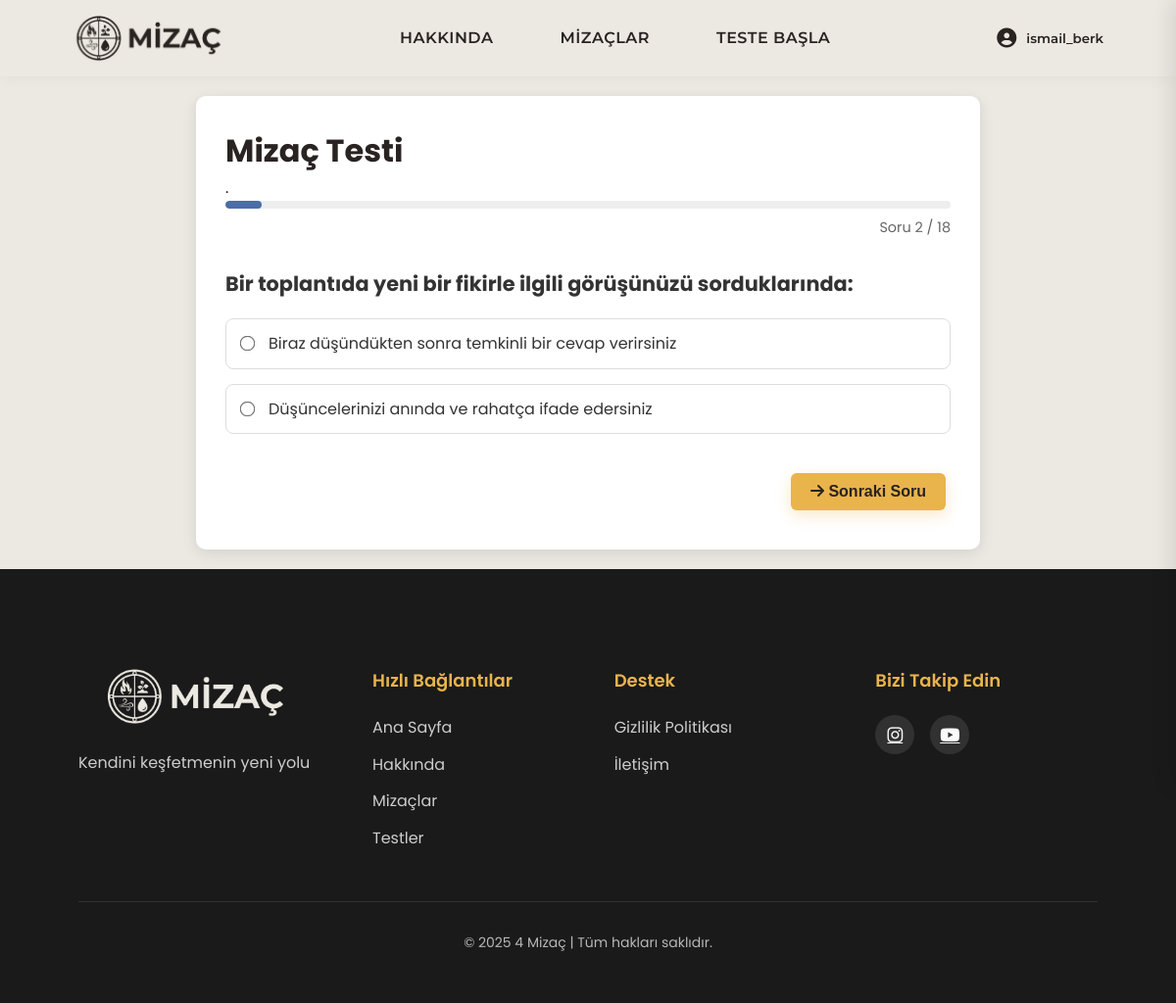
The app's page /testing_algorithm/tests/1/1/ (signed in) with its own data.
### testing_algorithm/models.py (models this page shows, shortened)
class Test(models.Model):
    title = models.CharField(max_length=200)
    description = models.TextField()

class Question(models.Model):
    test = models.ForeignKey(Test, on_delete=models.CASCADE, related_name='questions')
    text = models.TextField()
    QUESTION_TYPE_CHOICES = [
        ('WARM', 'Sıcak/Soğuk Sorusu'),
        ('WARM_MOIST', 'Sıcak Mizaçlar için Nemli/Kuru Sorusu'),
        ('COLD_MOIST', 'Soğuk Mizaçlar için Nemli/Kuru Sorusu'),
    ]
    question_type = models.CharField(max_length=10, choices=QUESTION_TYPE_CHOICES, default='WARM')
    order = models.PositiveIntegerField(default=0)

class Choice(models.Model):
    question = models.ForeignKey(Question, on_delete=models.CASCADE, related_name='choices')
    text = models.CharField(max_length=200)
    warm_score = models.IntegerField(default=0)  # Sıcak puanı
    cold_score = models.IntegerField(default=0)  # Soğuk puanı
    moist_score = models.IntegerField(default=0)  # Nemli puanı
    dry_score = models.IntegerField(default=0)   # Kuru puanı

### testing_algorithm/views.py (the view, shortened to what this page needs)
# urls.py: path('tests/<int:test_id>/<int:question_index>/', views.take_test, name='take_test'),
@login_required
def take_test(request, test_id, question_index=0):
    test = get_object_or_404(Test, id=test_id)
    if 'test_phase' not in request.session:
        request.session['test_phase'] = 'WARM'
        request.session['warm_score'] = 0
        request.session['cold_score'] = 0
        request.session['moist_score'] = 0
        request.session['dry_score'] = 0
        request.session['test_answers'] = {}
        request.session.modified = True
    warm_questions = list(test.questions.filter(question_type='WARM').order_by('order'))
    warm_questions_count = len(warm_questions)
    warm_moist_questions = list(test.questions.filter(question_type='WARM_MOIST').order_by('order'))
    cold_moist_questions = list(test.questions.filter(question_type='COLD_MOIST').order_by('order'))
    current_phase = request.session.get('test_phase')
    if current_phase == 'WARM_MOIST':
        total_questions = warm_questions_count + len(warm_moist_questions)
        moist_questions = warm_moist_questions
    elif current_phase == 'COLD_MOIST':
        total_questions = warm_questions_count + len(cold_moist_questions)
        moist_questions = cold_moist_questions
    else:
        total_questions = warm_questions_count + len(warm_moist_questions)
        moist_questions = []
    if current_phase == 'WARM':
        if question_index < warm_questions_count:
            current_question = warm_questions[question_index]
        else:
            return redirect('take_test', test_id=test_id, question_index=warm_questions_count)
    choices = Choice.objects.filter(question=current_question)
    progress_percentage = int((question_index / total_questions) * 100) if total_questions > 0 else 0
    phase_display = {
        'WARM': 'Sıcak/Soğuk Özellikleri',
        'WARM_MOIST': 'Sıcak Mizaçlar için Kuru/Nemli Özellikleri',
        'COLD_MOIST': 'Soğuk Mizaçlar için Kuru/Nemli Özellikleri'
    }.get(current_phase, 'Test Soruları')
    return render(request, 'testing_algorithm/take_test.html', {
        'test': test,
        'current_question': current_question,
        'choices': choices,
        'question_index': question_index,
        'total_questions': total_questions,
        'progress_percentage': progress_percentage,
        'phase': phase_display
    })

### templates/testing_algorithm/take_test.html (shortened to what this page needs)
{% extends 'base.html' %}
{% load static %}
{% block extra_css %}
<link rel="stylesheet" href="{% static 'css/test.css' %}">
{% endblock %}
{% block content %}
<div class="container">
  <div class="test-container">
    <h1>{{ test.title }}</h1>
    <p class="test-description">{{ test.description }}</p>
    <div class="test-progress">
      <div class="progress-bar">
        <div class="progress-fill" style="width: {{ progress_percentage }}%"></div>
      </div>
      <p class="progress-text">Soru {{ question_index|add:1 }} / {{ total_questions }}</p>
    </div>
    <form method="post" class="test-form">
      <div class="question-container">
        <h3 class="question-text">{{ current_question.text }}</h3>
        <div class="choices-container">
          {% for choice in choices %}
            <label class="choice-label">
              <input type="radio" name="choice" value="{{ choice.id }}" required>
              <span class="choice-text">{{ choice.text }}</span>
            </label>
          {% endfor %}
        </div>
      </div>
      <div class="form-buttons">
        <button type="submit" class="btn btn-primary">
          {% if question_index < total_questions|add:-1 %}
            <i class="fas fa-arrow-right"></i> Sonraki Soru
          {% else %}
            <i class="fas fa-check"></i> Testi Tamamla
          {% endif %}
        </button>
      </div>
    </form>
  </div>
</div>
{% endblock %}

### templates/base.html (shortened to what this page needs)
{% load static %}
<!DOCTYPE html>
<html lang="tr">
<head>
    {% load static %}
    <link rel="stylesheet" href="{% static 'css/base.css' %}">
    {% block extra_css %}{% endblock %}
    <link href="https://cdnjs.cloudflare.com/ajax/libs/font-awesome/6.4.0/css/all.min.css" rel="stylesheet">
</head>
<body>
    <div class="page-container">
        <header class="nav-container">
            <div class="header-content">
                <a href="{% url 'index' %}" class="logo">
                    <img src="{% static 'images/logo.jpg' %}" alt="MİZAÇ" class="logo-img">
                </a>
                <nav class="nav-links">
                    <a href="{% url 'about' %}" class="nav-item">HAKKINDA</a>
                    <a href="{% url 'temperaments' %}" class="nav-item">MİZAÇLAR</a>
                    <a href="{% url 'test_list' %}" class="nav-item">TESTE BAŞLA</a>
                </nav>
                {% if user.is_authenticated %}
                <div class="profile-container">
                    <button class="profile-button">
                        <i class="fas fa-user-circle"></i>
                        <span class="username-display">{{ user.username }}</span>
                    </button>
                </div>
                {% else %}
                    <a href="{% url 'login' %}" class="login-button"><i class="fas fa-sign-in-alt"></i> GİRİŞ YAP</a>
                {% endif %}
            </div>
        </header>
        <main>
            {% block content %}{% endblock %}
        </main>
        <footer>
            <div class="container">
                <div class="footer-content">
                    <div class="footer-logo">
                        <img src="{% static 'images/l2.jpg' %}" alt="MİZAÇ" class="footer-logo-img">
                        <p>Kendini keşfetmenin yeni yolu</p>
                    </div>
                    <div class="footer-links">
                        <div class="footer-column">
                            <h3>Hızlı Bağlantılar</h3>
                            <ul>
                                <li><a href="{% url 'index' %}">Ana Sayfa</a></li>
                                <li><a href="{% url 'about' %}">Hakkında</a></li>
                                <li><a href="{% url 'temperaments' %}">Mizaçlar</a></li>
                                <li><a href="{% url 'test_list' %}">Testler</a></li>
                            </ul>
                        </div>
                        <div class="footer-column">
                            <h3>Destek</h3>
                            <ul>
                                <li><a href="#">Gizlilik Politikası</a></li>
                                <li><a href="{% url 'about' %}">İletişim</a></li>
                            </ul>
                        </div>
                    </div>
                    <div class="footer-social">
                        <h3>Bizi Takip Edin</h3>
                        <div class="social-icons">
                            <a href="#" aria-label="Instagram"><i class="fab fa-instagram"></i></a>
                            <a href="#" aria-label="Youtube"><i class="fab fa-youtube"></i></a>
                        </div>
                    </div>
                </div>
                <div class="footer-bottom">
                    <p>&copy; 2025 4 Mizaç | Tüm hakları saklıdır.</p>
                </div>
            </div>
        </footer>
    </div>
</body>
</html>

### static/css/base.css (style rules this page uses)
* { margin: 0; padding: 0; box-sizing: border-box; }
:root { --primary-color: #292321; --secondary-color: #ece9e3; --accent-color: #e9b44c; --text-color: #292321; --light-text: #fafafa; --dark-bg: #1a1a1a; --border-radius: 16px; --card-radius: 20px; --box-shadow: 0 10px 30px rgba(0, 0, 0, 0.07); --card-shadow: 0 15px 35px rgba(0, 0, 0, 0.08); --transition: all 0.3s cubic-bezier(0.25, 0.8, 0.25, 1); }
body { font-family: 'Poppins', sans-serif; background-color: var(--secondary-color); color: var(--text-color); max-width: 100vw; overflow-x: hidden; line-height: 1.6; }
html, body { height: 100%; }
.page-container { display: flex; flex-direction: column; min-height: 100vh; }
.container { width: 90%; max-width: 1200px; margin: 0 auto; padding: 20px; }
.nav-container { display: flex; justify-content: space-between; align-items: center; padding: 15px 5%; background-color: #ece9e3; backdrop-filter: blur(10px); box-shadow: 0 2px 15px rgba(0, 0, 0, 0.04); position: sticky; top: 0; z-index: 1000; transition: var(--transition); }
.header-content { display: flex; justify-content: space-between; align-items: center; width: 100%; }
.logo { display: flex; align-items: center; }
.logo-img { height: 48px; width: auto; border-radius: 10px; transition: var(--transition); }
.nav-links { display: flex; gap: 36px; }
.nav-item, .login-button { font-family: 'Montserrat', sans-serif; font-weight: 600; text-decoration: none; color: var(--primary-color); padding: 8px 16px; transition: var(--transition); position: relative; letter-spacing: 0.5px; }
.nav-item::after, .login-button::after { content: ''; position: absolute; width: 0; height: 2px; bottom: 0; left: 50%; background-color: var(--accent-color); transition: var(--transition); transform: translateX(-50%); }
.profile-container { position: relative; }
.profile-button { display: flex; align-items: center; gap: 10px; background: none; border: 2px solid transparent; border-radius: var(--border-radius); cursor: pointer; padding: 8px 12px; transition: var(--transition); color: var(--primary-color); }
.profile-button i { font-size: 20px; color: var(--primary-color); }
.username-display { font-weight: 600; color: var(--primary-color); font-family: 'Montserrat', sans-serif; }
footer { background-color: var(--dark-bg); color: var(--light-text); padding: 80px 0 30px; margin-top: auto; }
.footer-content { display: grid; grid-template-columns: 1fr 2fr 1fr; gap: 60px; max-width: 1200px; margin: 0 auto; padding-bottom: 40px; border-bottom: 1px solid rgba(255, 255, 255, 0.1); }
.footer-logo { display: flex; flex-direction: column; gap: 15px; }
.footer-logo-img { height: 60px; border-radius: 10px; }
.footer-logo p { font-size: 16px; opacity: 0.8; margin-top: 10px; }
.footer-links { display: grid; grid-template-columns: repeat(2, 1fr); gap: 40px; }
.footer-column h3 { font-size: 18px; margin-bottom: 20px; color: var(--accent-color); font-weight: 600; }
.footer-column ul { list-style: none; }
.footer-column ul li { margin-bottom: 12px; }
.footer-column ul li a { color: var(--light-text); text-decoration: none; transition: var(--transition); opacity: 0.8; }
.footer-social h3 { font-size: 18px; margin-bottom: 20px; color: var(--accent-color); font-weight: 600; }
.social-icons { display: flex; gap: 16px; margin-top: 15px; }
.social-icons a { color: var(--light-text); font-size: 18px; transition: var(--transition); background-color: rgba(255, 255, 255, 0.1); border-radius: 50%; width: 40px; height: 40px; display: flex; align-items: center; justify-content: center; }
.footer-bottom { text-align: center; padding-top: 30px; font-size: 14px; opacity: 0.7; }
.btn { padding: 12px 25px; border-radius: 30px; border: none; font-weight: 600; cursor: pointer; transition: var(--transition); text-decoration: none; display: inline-block; text-align: center; font-size: 1rem; margin: 10px 5px; min-width: 150px; }
.btn-primary { background-color: var(--accent-color); color: var(--primary-color); box-shadow: 0 5px 15px rgba(233, 180, 76, 0.3); }

### records on screen
Test: title "Mizaç Testi", description "."
Question: text "Bir toplantıda yeni bir fikirle ilgili görüşünüzü sorduklarında:"
Choice: text "Biraz düşündükten sonra temkinli bir cevap verirsiniz"
Choice: text "Düşüncelerinizi anında ve rahatça ifade edersiniz"

### other values on screen
{{ user.username }} "ismail_berk"
{{ question_index|add:1 }} "2"
{{ total_questions }} "18"
